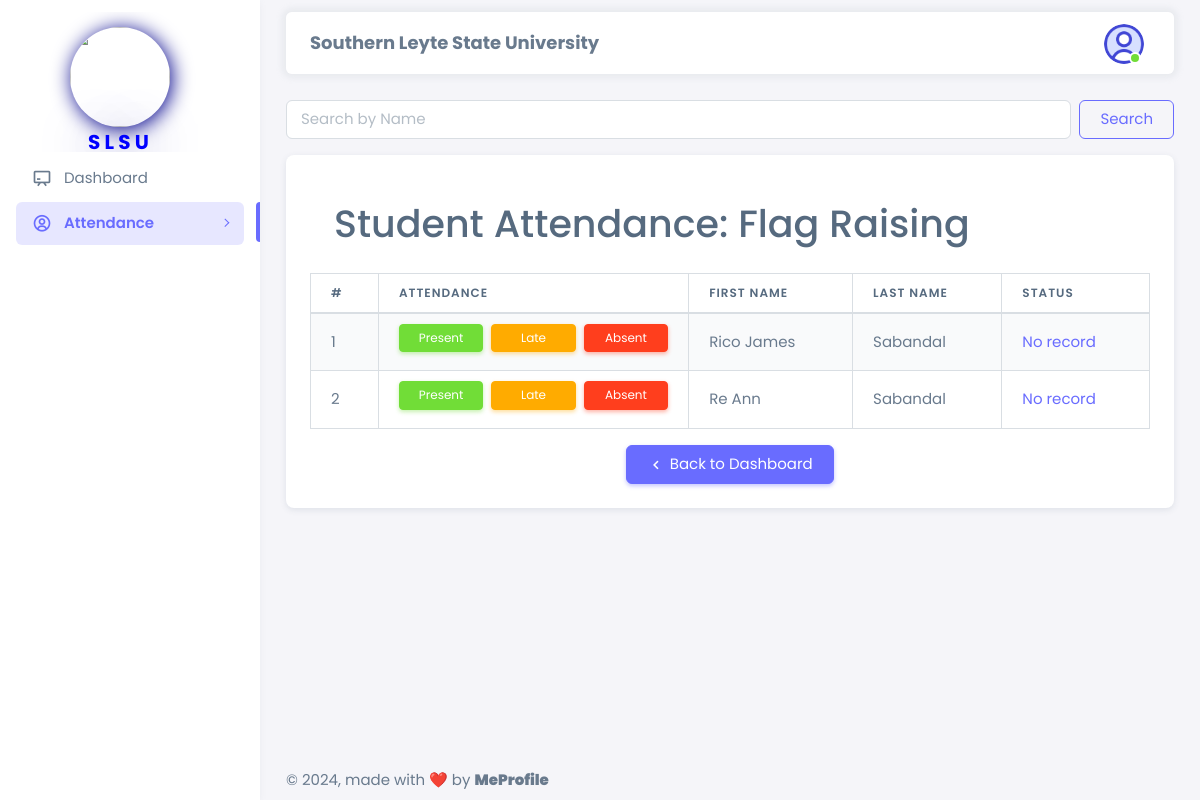
The app's page /html/student/assign_attendance.php (signed in) with its own data.
### tables this page shows
CREATE TABLE `student_registration` (
  `student_id` int NOT NULL,
  `first_name` varchar(50) NOT NULL,
  `last_name` varchar(50) NOT NULL,
  `email` varchar(100) NOT NULL,
  `password` varchar(255) NOT NULL,
  `phone_number` varchar(15) DEFAULT NULL,
  `department` varchar(100) DEFAULT NULL,
  `year_level` int DEFAULT NULL,
  `section` varchar(50) DEFAULT NULL,
  `enrollment_date` date DEFAULT NULL,
  `address` varchar(255) DEFAULT NULL,
  `city` varchar(100) DEFAULT NULL,
  `postal_code` varchar(20) DEFAULT NULL,
  `country` varchar(50) DEFAULT NULL,
  `date_of_birth` date DEFAULT NULL,
  `gender` varchar(10) DEFAULT NULL,
  `emergency_contact_name` varchar(100) DEFAULT NULL,
  `emergency_contact_number` varchar(15) DEFAULT NULL,
  `created_at` timestamp NULL DEFAULT CURRENT_TIMESTAMP,
  `updated_at` timestamp NULL DEFAULT CURRENT_TIMESTAMP ON UPDATE CURRENT_TIMESTAMP,
  `is_assigned` tinyint(1) NOT NULL DEFAULT '0'
);

### html/student/assign_attendance.php (the view, shortened to what this page needs)
<?php
require '../config.php';
$student_id = $_SESSION['student_id'];
$departmentSql = "SELECT department FROM student_registration WHERE student_id = ?";
$departmentStmt = $conn->prepare($departmentSql);
$departmentStmt->bind_param("i", $student_id);
$departmentStmt->execute();
$departmentResult = $departmentStmt->get_result();
if ($departmentResult->num_rows > 0) {
    $departmentRow = $departmentResult->fetch_assoc();
    $userDepartment = $departmentRow['department'];
} else {
    echo json_encode(array('status' => 'error', 'message' => 'Department not found'));
    exit();
}
$search = '';
if (isset($_GET['search']) && !empty($_GET['search'])) {
    $search = sanitize_input($_GET['search']);
    $sql = "SELECT s.student_id, s.first_name, s.last_name, s.department, COALESCE(f.attendance_status, 'no record') AS attendance_status
            FROM student_registration s
            LEFT JOIN (
                SELECT student_id, MAX(attendance_date) AS max_date
                FROM student_attendance_flag
                WHERE DATE(attendance_date) = CURDATE()
                GROUP BY student_id
            ) af ON s.student_id = af.student_id
            LEFT JOIN student_attendance_flag f ON af.student_id = f.student_id AND af.max_date = f.attendance_date
            WHERE (s.first_name LIKE ? OR s.last_name LIKE ?) AND s.department = ?";
    $stmt = $conn->prepare($sql);
    $search_param1 = "%" . $search . "%";
    $search_param2 = "%" . $search . "%";
    $stmt->bind_param("sss", $search_param1, $search_param2, $userDepartment);
} else {
    $sql = "SELECT s.student_id, s.first_name, s.last_name, s.department, COALESCE(f.attendance_status, 'no record') AS attendance_status
            FROM student_registration s
            LEFT JOIN (
                SELECT student_id, MAX(attendance_date) AS max_date
                FROM student_attendance_flag
                WHERE DATE(attendance_date) = CURDATE()
                GROUP BY student_id
            ) af ON s.student_id = af.student_id
            LEFT JOIN student_attendance_flag f ON af.student_id = f.student_id AND af.max_date = f.attendance_date
            WHERE s.department = ?";
    $stmt = $conn->prepare($sql);
    $stmt->bind_param("s", $userDepartment);
}
$stmt->execute();
$result = $stmt->get_result();
?>
<!DOCTYPE html>
<html lang="en" class="light-style layout-menu-fixed" dir="ltr" data-theme="theme-default" data-assets-path="../assets/" data-template="vertical-menu-template-free">
<head>
    <link rel="stylesheet" href="https://cdn.jsdelivr.net/npm/sweetalert2@11/dist/sweetalert2.min.css">
    <link rel="stylesheet" href="../../assets/vendor/fonts/boxicons.css" />
    <link rel="stylesheet" href="../../assets/vendor/css/core.css" class="template-customizer-core-css" />
    <link rel="stylesheet" href="../../assets/vendor/css/theme-default.css" class="template-customizer-theme-css" />
    <link rel="stylesheet" href="../../assets/css/demo.css" />
    <link rel="stylesheet" href="../../assets/vendor/libs/perfect-scrollbar/perfect-scrollbar.css" />
    <link rel="stylesheet" href="../../assets/vendor/libs/apex-charts/apex-charts.css" />
    <link rel="stylesheet" href="https://cdnjs.cloudflare.com/ajax/libs/font-awesome/5.15.4/css/all.min.css">
    <link rel="stylesheet" href="https://cdnjs.cloudflare.com/ajax/libs/font-awesome/6.0.0/css/all.min.css">
</head>
<body>
    <div class="layout-wrapper layout-content-navbar">
        <div class="layout-container">
            <aside id="layout-menu" class="layout-menu menu-vertical menu bg-menu-theme">
                <div class="app-brand demo" style="padding: 70px;">
                    <div class="logo">
                        <img style="border-radius: 500px; box-shadow: 2px 2px 20px #00008b; margin-top: 30px; margin-bottom: 5px;" src="../../assets/img/avatars/logo.png" width="100" height="100" alt="">
                        <b>
                            <p style="font-size: 20px; color: blue; text-shadow: 2px 2px 50px #00008b; padding-left: 18px;">S L S U</p>
                        </b>
                    </div>
                </div>
                <ul class="menu-inner py-1">
                    <li class="menu-item">
                        <a href="dashboard.php" class="menu-link">
                            <i class="menu-icon tf-icons bx bx-chalkboard"></i>
                            <div data-i18n="Analytics">Dashboard</div>
                        </a>
                    </li>
                    <li class="menu-item active">
                        <a href="javascript:void(0);" class="menu-link menu-toggle">
                            <i class="menu-icon tf-icons bx bx-user-circle"></i>
                            <div data-i18n="Layouts">Attendance</div>
                        </a>
                    </li>
                </ul>
            </aside>
            <div class="layout-page">
                <nav class="layout-navbar container-xxl navbar navbar-expand-xl navbar-detached align-items-center bg-navbar-theme" id="layout-navbar">
                    <div class="navbar-nav-right d-flex align-items-center" id="navbar-collapse">
                        <center>
                            <p style="font-size: 18px; padding-top: 15px;"><b>Southern Leyte State University</b></p>
                        </center>
                        <ul class="navbar-nav flex-row align-items-center ms-auto">
                            <li class="nav-item navbar-dropdown dropdown-user dropdown">
                                <a class="nav-link dropdown-toggle hide-arrow" href="javascript:void(0);" data-bs-toggle="dropdown">
                                    <div class="avatar avatar-online">
                                    <img src="../../assets/img/avatars/profile.png" alts class="w-px-40 h-auto rounded-circle" />
                                    </div>
                                </a>
                            </li>
                        </ul>
                    </div>
                </nav>
                <div class="content-wrapper">
                    <div class="container-xxl flex-grow-1 container-p-y">
                        <div class="row mb-3">
                            <div class="col-lg-12">
                                <form class="d-flex" method="GET" action="<?php echo htmlspecialchars($_SERVER["PHP_SELF"]); ?>">
                                    <input class="form-control me-2" type="search" placeholder="Search by Name" aria-label="Search" name="search" value="<?php echo htmlspecialchars($search); ?>">
                                    <button class="btn btn-outline-primary" type="submit">Search</button>
                                </form>
                            </div>
                        </div>
                        <div class="row">
                            <div class="col-lg-12 mb-4">
                                <div class="card">
                                    <div class="card-body">
                                        <div class="card-body d-flex justify-content-between align-items-center mb-1">
                                            <h1 class="mb-0">
                                                <?php
                                                $today = date('N');
                                                $flagType = ($today == 5) ? 'Flag Retreat' : 'Flag Raising';
                                                echo "Student Attendance: $flagType";
                                                ?>
                                            </h1>
                                        </div>
                                        <div class="table-responsive">
                                            <table class="table table-bordered table-striped">
                                                <thead>
                                                    <tr>
                                                        <th>#</th>
                                                        <th>Attendance</th>
                                                        <th>First Name</th>
                                                        <th>Last Name</th>
                                                        <th>Status</th>
                                                    </tr>
                                                </thead>
                                                <tbody id="studentTableBody">
                                                    <?php
                                                    $index = 0;
                                                    while ($row = $result->fetch_assoc()) :
                                                        $index++;
                                                    ?>
                                                        <tr id="student_<?php echo $row['student_id']; ?>">
                                                            <td><?php echo $index; ?></td>
                                                            <td>
                                                                <form id="attendanceForm_<?php echo $row['student_id']; ?>" class="attendance-form">
                                                                    <div class="row g-2">
                                                                        <div class="col mb-1">
                                                                            <button type="button" class="btn btn-success btn-sm mark-attendance w-100 mb-0.5" data-status="present">
                                                                                <span class="d-none d-sm-inline">Present</span>
                                                                            </button>
                                                                        </div>
                                                                        <div class="col mb-1">
                                                                            <button type="button" class="btn btn-warning btn-sm mark-attendance w-100 mb-0.5" data-status="late">
                                                                                <span class="d-none d-sm-inline">Late</span>
                                                                            </button>
                                                                        </div>
                                                                        <div class="col mb-1">
                                                                            <button type="button" class="btn btn-danger btn-sm mark-attendance w-100 mb-1" data-status="absent">
                                                                                <span class="d-none d-sm-inline">Absent</span>
                                                                            </button>
                                                                        </div>
                                                                    </div>
                                                                </form>
                                                            </td>
                                                            <td><?php echo htmlspecialchars($row['first_name']); ?></td>
                                                            <td><?php echo htmlspecialchars($row['last_name']); ?></td>
                                                            <td>
                                                                <?php
                                                                $status = htmlspecialchars($row['attendance_status']);
                                                                $statusClass = '';
                                                                switch ($status) {
                                                                    default:
                                                                        $statusClass = 'text-primary';
                                                                        break;
                                                                }
                                                                ?>
                                                                <span class="<?php echo $statusClass; ?>" id="status_<?php echo $row['student_id']; ?>">
                                                                    <?php echo ucfirst($status); ?>
                                                                </span>
                                                            </td>
                                                        </tr>
                                                    <?php endwhile; ?>
                                                </tbody>
                                            </table>
                                        </div>
                                        <div class="centered-button mt-3">
                                            <center>
                                                <a href="dashboard.php" class="btn btn-primary">
                                                    <i class="bx bx-chevron-left"></i> Back to Dashboard
                                                </a>
                                            </center>
                                        </div>
                                    </div>
                                </div>
                            </div>
                        </div>
                    </div>
                </div>
                <footer class="content-footer footer bg-footer-theme">
                    <div class="container-xxl d-flex flex-wrap justify-content-between py-2 flex-md-row flex-column">
                        <div class="mb-2 mb-md-0">
                            ©
                            , made with ❤️ by
                            <a href="https://www.facebook.com/james.jeager.3" target="_blank" class="footer-link fw-bolder">MeProfile</a>
                        </div>
                    </div>
                </footer>
            </div>
        </div>
    </div>
</body>
</html>

### assets/css/demo.css (style rules this page uses)
.menu .app-brand.demo { height: 64px; margin-top: 12px; }

### html/student/assign_attendance.php (style rules this page uses)
body, .navbar, .card, .btn, .form-control, .dropdown-menu, .avatar, .dropdown-item, .navbar-dropdown, .nav-link, .menu-item, .menu-link, .menu-sub, .status-icon { font-family: 'Poppins', sans-serif; }

### records on screen
student_registration: first_name "Rico James", last_name "Sabandal", status "No record"
student_registration: first_name "Re Ann", last_name "Sabandal", status "No record"
